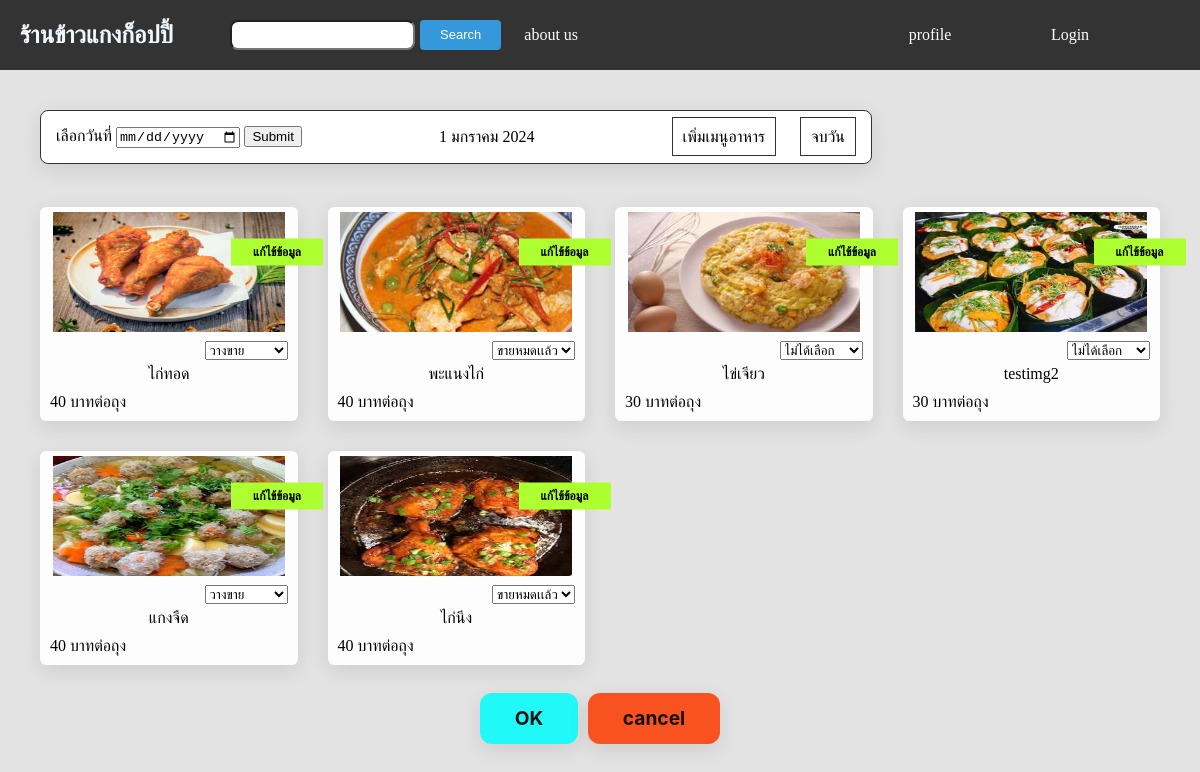
Before: /managefood/ with the older database file.
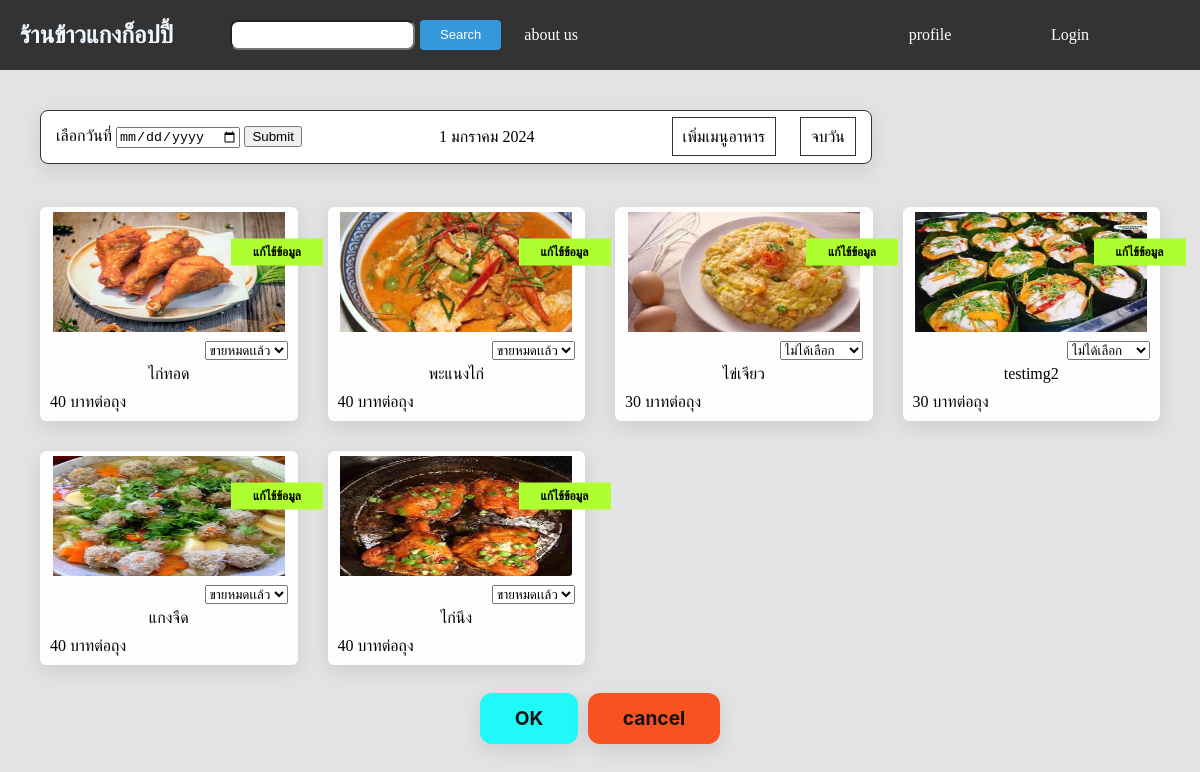
After: the same page with the newer database file.
### app/models.py (models this page shows, shortened)
class Food(models.Model):
    name = models.CharField(max_length=100)
    price = models.IntegerField(default=0)
    unit = models.CharField(max_length=100,default='บาทต่อถุง')
    score = models.FloatField(default=0,blank=True,null=True)
    quantity_review = models.IntegerField(default=0,blank=True,null=True)
    image = models.ImageField(upload_to='media/image/',blank=True,null=True)
    options = models.CharField(max_length=20, choices=(
        ('notchoose', 'ไม่ได้เลือก'),
        ('onsale', 'วางขาย'),
        ('soldout', 'ขายหมดแล้ว'),
    ), default='notchoose')

### app/views.py (the view)
# urls.py: path('managefood/',managefood,name='managefood'),
def managefood(req, date=None):
    print(date)
    if req.method == 'POST':
        food_ids = req.POST.getlist('food_id')
        print(food_ids)
        options = req.POST.getlist('options')
        print(options)
        if len(food_ids) == len(options):
            for id, option in zip(food_ids, options):
                food_item = Food.objects.get(pk=id)
                print(food_item, f'pass {option}')
                if option == 'notchoose':
                    found = Historysale.objects.filter(food_id=food_item.id, date_field=date)
                    print(found)
                    if found.exists():
                        food_item.options = option
                        food_item.save()
                        found.delete()
                        print('ลบสำเร็จ (Deletion successful)')
                    else:
                        print('ไม่พบข้อมูลในฐานข้อมูล (Data not found in the database)')
                elif option in ['onsale', 'soldout']:
                    if Historysale.objects.filter(food_id=food_item.id, date_field=date).exists():
                        if food_item.options != option:
                            food_item.options = option
                            food_item.save()
                            print('เปลี่ยนแปลงข้อมูลสำเร็จ (Data changed successfully)')
                        else:
                            print('ไม่มีการเปลี่ยนแปลง (No changes made)')
                    else:
                        food_item.options = option
                        food_item.save()
                        history_sale = Historysale.objects.create(food=food_item, date_field=date)
                        print('เซฟข้อมูลลงฐานข้อมูลได้ (Saved data to the database)')
        return redirect('managefood')
    else:
        food = Food.objects.all()
        form_date = DateForm()
        get_date = getdate()
        thai_date = getdate(None,get_date)
        context ={
            'date':get_date,
            'thai_date':thai_date,
            'food':food,
            'form':form_date,
        }
        return render(req,'app/managefood.html',context)

### app/forms.py
class DateForm(forms.ModelForm):
    class Meta:
        model = Historysale
        fields = ['date_field']
        widgets = {
            'date_field': forms.DateInput(attrs={'type': 'date'})
        }

### app/templates/app/managefood.html (shortened to what this page needs)
<!DOCTYPE html>
<html lang="th">
<head>
</head>
<body>
    {% include 'app/navbar.html' %}
    <div class="containerbody">
        <div class="container">
            <div class="managebar">
                <form action="/select_date/" method="post">
                    <label for="id_my_date_field">เลือกวันที่</label>
                    {{ form.date_field }}
                    <button type="submit">Submit</button>
                </form>
                <div class="showdate">{{thai_date}}</div>
                <div class="rightbar">
                    <a href="/create/" class="addfood">เพิ่มเมนูอาหาร</a>
                    <a href="#" class="clearfood" onclick="openPopup()">จบวัน</a>
                </div>
            </div>
        </div>
    </div>
    <form class="submit_sales" method="post" action="/managefood/{{date}}/">
        <div class="container-area">
            {%for f in food %}
                        <div class="boxlistfood">
                            {%if f.image %}
                            <div class="image-food">
                                <img src="{{f.image.url}}" alt="food-image">
                                <div class="overlay">
                                    <a href="/updatefood/{{f.id}}/" class="change-data">แก้ไข้ข้อมูล</a>
                                </div>
                            </div>
                            {%endif%}
                            <div class="options_sale">
                                {%if f.options == 'onsale'%}
                                    <select name="options" id="option_{{f.id}}">
                                        <option value="onsale">วางขาย</option>
                                    </select>
                                {%endif%}
                                {%if f.options == 'soldout'%}
                                <select name="options" id="option_{{f.id}}">
                                    <option value="soldout">ขายหมดเเล้ว</option>
                                </select>
                                {%endif%}
                                {%if f.options == 'notchoose'%}
                                <select name="options" id="option_{{f.id}}">
                                    <option value="notchoose">ไม่ได้เลือก</option>
                                </select>
                                {%endif%}
                            </div>
                            <div class="foodname">{{f.name}}</div>
                            <div class="detail_food">
                            <div>{{f.price}} {{f.unit}}</div>
                            </div>
                        </div>
            {%endfor%}
        </div>
        <div class="box-button">
            <div class="button-submit">
                <button class="btn-ok" type="submit">OK</button>
                <a class="btn-cancel" href="/managefood/">cancel</a>
            </div>
        </div>
    </form>
</body>
</html>

Changed rows visible on the page:
changed Food "ไก่ทอด": options "วางขาย" → "ขายหมดเเล้ว"
changed Food "แกงจืด": options "วางขาย" → "ขายหมดเเล้ว"
